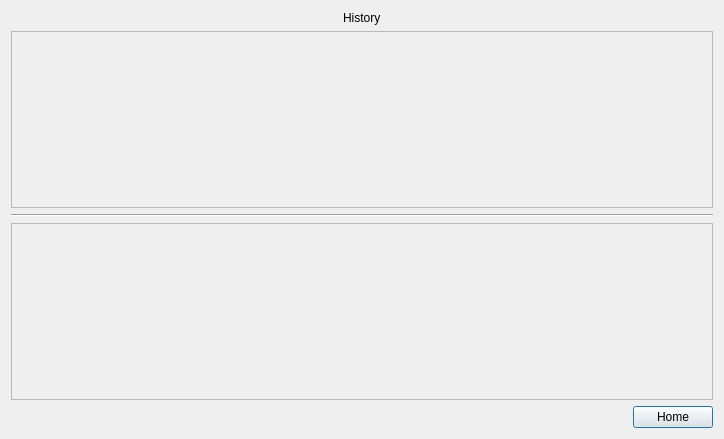
<?xml version="1.0" encoding="UTF-8"?>
<ui version="4.0">
 <class>Dialog</class>
 <widget class="QDialog" name="Dialog">
  <property name="geometry">
   <rect>
    <x>0</x>
    <y>0</y>
    <width>724</width>
    <height>439</height>
   </rect>
  </property>
  <property name="acceptDrops">
   <bool>false</bool>
  </property>
  <property name="windowTitle">
   <string>Dialog</string>
  </property>
  <property name="windowOpacity">
   <double>1.000000000000000</double>
  </property>
  <property name="sizeGripEnabled">
   <bool>false</bool>
  </property>
  <layout class="QVBoxLayout" name="verticalLayout">
   <item alignment="Qt::AlignHCenter">
    <widget class="QLabel" name="label">
     <property name="text">
      <string>History</string>
     </property>
    </widget>
   </item>
   <item>
    <widget class="QScrollArea" name="scrollArea">
     <property name="widgetResizable">
      <bool>true</bool>
     </property>
     <widget class="QWidget" name="scrollAreaWidgetContents">
      <property name="geometry">
       <rect>
        <x>0</x>
        <y>0</y>
        <width>698</width>
        <height>164</height>
       </rect>
      </property>
      <layout class="QVBoxLayout" name="verticalLayout_2"/>
     </widget>
    </widget>
   </item>
   <item>
    <widget class="Line" name="line">
     <property name="orientation">
      <enum>Qt::Horizontal</enum>
     </property>
    </widget>
   </item>
   <item>
    <widget class="QScrollArea" name="scrollArea_2">
     <property name="widgetResizable">
      <bool>true</bool>
     </property>
     <widget class="QWidget" name="scrollAreaWidgetContents_2">
      <property name="geometry">
       <rect>
        <x>0</x>
        <y>0</y>
        <width>698</width>
        <height>164</height>
       </rect>
      </property>
      <layout class="QVBoxLayout" name="verticalLayout_3"/>
     </widget>
    </widget>
   </item>
   <item alignment="Qt::AlignRight">
    <widget class="QPushButton" name="home_Button">
     <property name="text">
      <string>Home</string>
     </property>
    </widget>
   </item>
  </layout>
 </widget>
 <resources/>
 <connections/>
</ui>
